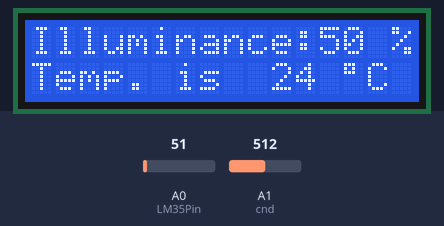
Bench run of a sketch on a simulated Arduino Uno, built with avr-gcc and run on an emulated ATmega328P. On the bench: 16×2 character LCD. The test bench sets the inputs (shaded band); at power-on: A0 (LM35Pin) = 51, A1 (cnd) = 512.

Above: at 4.2 s.
4.3 s: A0 (LM35Pin) set to 61
At 6.4 s:
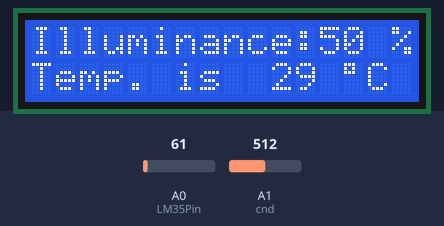
7.0 s: A1 (cnd) set to 716
At 8.3 s:
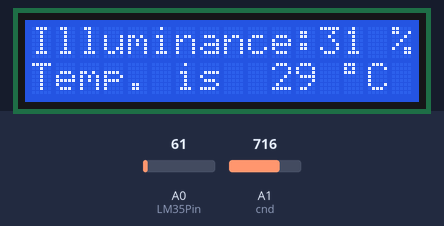
9.7 s: A0 (LM35Pin) set to 71
At 12.1 s:
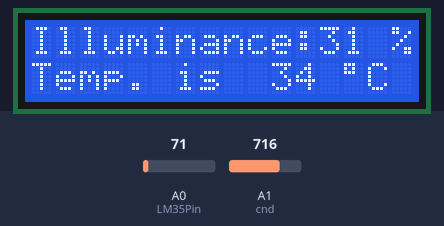
12.6 s: A1 (cnd) set to 900
At 14.0 s:
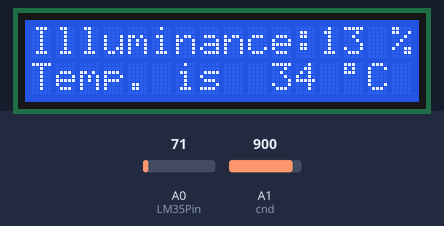
15.3 s: A0 (LM35Pin) set to 86
At 17.7 s:
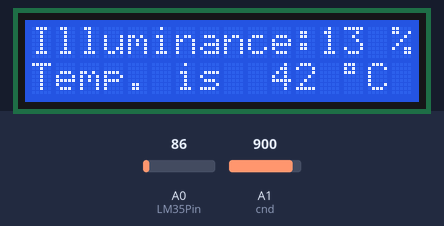
18.6 s: A1 (cnd) set to 1023
At 19.6 s:
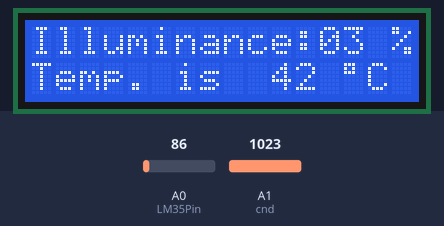
Timing chart, 0 to 21.6 s (numbered marks = the images above; inputs shaded):
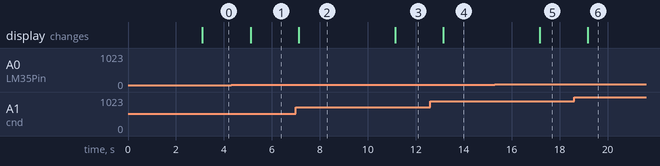

Measured:
- after the input at 4.3 s, the display: changes after 0.81 s (image 1)
- after the input at 7.0 s, the display: changes after 0.12 s (image 2)
- after the input at 9.7 s, the display: changes after 1.4 s (image 3)
- after the input at 12.6 s, the display: changes after 0.55 s (image 4)
- after the input at 15.3 s, the display: changes after 1.9 s (image 5)
- after the input at 18.6 s, the display: changes after 0.58 s (image 6)

The sketch:

AR23_cds_lm35.ino.ino
```cpp
/*
 예제 6.3
 LM35를 이용한 온도 측정
 */

// I2C 통신 라이브러리 설정
#include <Wire.h>
// I2C LCD 라리브러리 설정
#include <LiquidCrystal_I2C.h>

// LCD I2C address 설정
// PCF8574:0x27, PCF8574A:0x3F
LiquidCrystal_I2C lcd(0x27,16,2);

// 0번 아날로그핀을 LM35 입력으로 설정한다.
const int LM35Pin = 0;
const int cnd = 1;
void setup() {

  // 16X2 LCD 모듈 설정하고 백라이트를 켠다.
  lcd.init(); // LCD 설정
  lcd.backlight();

  // 메세지를 표시한다.

  lcd.setCursor(0,0);
  lcd.print("Illuminance:");
  lcd.setCursor(15,0);
  lcd.print("%");

  // 3초동안 메세지를 표시한다.
  delay(3000);

  // 모든 메세지를 삭체한 뒤
  // 숫자를 제외한 부분들을 미리 출력시킨다.
  lcd.setCursor(0,1);
  lcd.print("Temp. is ");

  //LCD 문자표에서 '°' 기호를 직접 써준다
  lcd.setCursor(13,1);
  lcd.write(B11011111); // '°' 기호 문자코드
  lcd.setCursor(14,1);
  lcd.print("C");
   // 'C'를 표시한다.
}

void loop(){
  int adcValue; // 실제 센서로부터 읽은 값 (0~1023)
  long temp; // 현재의 온도
  int adcValue2;
  int illuminance;

  adcValue2 = analogRead(cnd);
  // 아날로그 입력 값을 0~100의 범위로 변경한다.
  illuminance = map(adcValue2, 0, 1023, 100, 0);

  // LM35의 Vout을 읽는다.
  adcValue = analogRead(LM35Pin);
  // 온도값으로 환산한다. 오버플로우 방지를 위하여 500L로 표시한다.
  // 500L의 경우 500을 32비트 long 형태의 숫자로 나타내 준다.
  temp = (adcValue * 500L) / 1023;

  // 전에 표시했던 내용을 지우고 LCD에 ADC 값과 온도를 출력한다.
  // 지우지 않으면 이전에 표시했던 값이 남게 된다.

  // ADC 값을 표시한다
  lcd.setCursor(12,0);
  lcd.print(illuminance);

  // 전에 표시했던 내용을 지운다.
  lcd.setCursor(10,1);
  lcd.print("   ");
  // 온도를 표시한다
  lcd.setCursor(10,1);
  lcd.print(temp);

  delay(2000);
}
```
